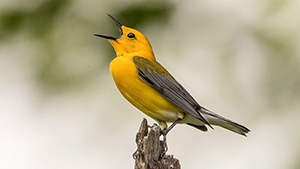
#> input picture aufgabe4/bilder/bird.jpg, 300 x 169 px
$ python seam_carving.py
#> lines starting #> are read from the running program, lines starting #| are printed output that depends on the picture; after the words box and inside, x2 and y2 are one past the last pixel; in counts of white or black regions, pixels touching at a corner belong together
### aufgabe4/mog.py
import numpy as np
import matplotlib.image as mpimage
import matplotlib.pyplot as plt
from scipy import fftpack


# [10 lines left out: function show_image, not called in this run]


def convolution2D(img, kernel):
    """
    Computes the convolution between kernel and image

    :param img: grayscale image
    :param kernel: convolution matrix
    :return: result of the convolution
    """
    # 1.1.1 TODO. Initialisieren Sie das resultierende Bild
    # Codebeispiel: new_img = np.zeros(img.shape)
    new_img = np.zeros(img.shape)                       # in new_img wird das neue Bild geschrieben
    kernel_shape = int(kernel.shape[0] / 2)             # gibt an um wie viel das Bild vergrößert werden muss
    img_edge = np.pad(img, kernel_shape, mode="edge")   # zum rechnen; wird an den rändern vergrößert

    # vergrößertes bild der FFT unterziehen
    img_fft = fftpack.fft2(img_edge)

    # 1.1.2 TODO. Implementieren Sie die Faltung.
    # Achtung: die Faltung (convolution) soll mit beliebig großen Kernels funktionieren.
    # Tipp: Nutzen Sie so gut es geht Numpy, sonst dauert der Algorithmus zu lange.
    # D.h. Iterieren Sie nicht über den Kernel, nur über das Bild. Der Rest geht mit Numpy.

    for i in range(0, img.shape[0]):
        for j in range(0, img.shape[1]):
            # temporärer bildausschnitt wird generiert
            tmp_matrix = img_edge[i : i+kernel.shape[0] , j : j+kernel.shape[0]]

            # multiplikation mit faltung
            mult_mat = np.multiply(tmp_matrix, kernel)
            add_mat = np.sum(mult_mat)

            new_img[i][j] = add_mat

    # Achtung! Achteten Sie darauf, dass wir ein Randproblem haben. Wie ist die Faltung am Rand definiert?
    # Tipp: Es gibt eine Funktion np.pad(Matrix, 5, mode="edge") die ein Array an den Rändern erweitert.
    # 1.1.3 TODO. Returnen Sie das resultierende "Bild"/Matrix

    return new_img


def magnitude_of_gradients(RGB_img):
    """
    Computes the magnitude of gradients using x-sobel and y-sobel 2Dconvolution

    :param img: RGB image
    :return: length of the gradient
    """
    # 3.1.1 TODO. Wandeln Sie das RGB Bild in ein grayscale Bild um.
    img_gray = RGB_img[...,:3]@np.array([0.299, 0.587, 0.114])

    # 3.1.2 TODO: Definieren Sie den x-Sobel Kernel und y-Sobel Kernel.
    kernel_x = np.matrix(
            [[1, 0, -1],
            [2, 0, -2],
            [1, 0, -1]])

    kernel_y = np.matrix(
            [ [1, 2, 1],
            [0, 0, 0],
            [-1, -2, -1]])

    # 3.1.3 TODO: Nutzen Sie sie convolution2D Funktion um die Gradienten in x- und y-Richtung zu berechnen.
    g_x = convolution2D(img_gray, kernel_x)
    g_y = convolution2D(img_gray, kernel_y)

    # 3.1.4 TODO: Nutzen Sie die zwei resultierenden Gradienten um die gesammt Gradientenlängen an jedem Pixel auszurechnen.
    g = np.sqrt(pow(g_x, 2) + pow(g_y, 2))

    return g


# Diese if Abfrage (if __name__ == '__main__':) sorgt dafür, dass der Code nur
# ausgeführt wird, wenn die Datei (mog.py) per python/jupyter ausgeführt wird ($ python mog.py).
# Solltet Ihr die Datei per "import mog" in einem anderen Script einbinden, wird dieser Code übersprungen.
# [74 lines that do not run on import are left out]

    # ------------------------------------------------
    # Nützliche Funktionen:
    # ------------------------------------------------
    # Tipp 1: So können Sie eine Matrix als Bild anzeigen:
    # show_image(gray)

    # Tipp 2: So können Sie eine NxMx3 Matrix als Bild speichern:
    # mpimage.imsave("test.png", img)
    # und so können Sie eine NxM Matrix als grayscale Bild speichern:
    # mpimage.imsave("test.png", gray, cmap="gray")

### aufgabe4/seam_carving.py
import numpy as np
import matplotlib.image as mpimage
import mog as mg

def seam_carve(image, seam_mask):
    """
    Removes a seam from the image depending on the seam mask. Returns an image
     that has one column less than <image>

    :param image:
    :param seam_mask:
    :return: smaller image
    """
    shrunken = image[seam_mask].reshape((image.shape[0],-1,image[...,None].shape[2]))
    return shrunken.squeeze()


def update_global_mask(global_mask, new_mask):
    """
    Updates the global_mask that contains all previous seams by adding the new path contained in new_mask.

    :param global_mask: The global mask (bool-Matrix) where the new path should be added
    :param new_mask: The mask (bool-Matrix) containing a new path
    :return: updated global Mask
    """
    reduced_idc = np.indices(global_mask.shape)[:, ~global_mask][:,new_mask.flat]
    seam_mask = np.ones_like(global_mask, dtype=bool)
    seam_mask[reduced_idc[0],reduced_idc[1]] = False
    return seam_mask


def calculate_accum_energy(energy):
    """
    Function computes the accumulated energies

    :param energy: ndarray (float)
    :return: ndarray (float)
    """
    # 2.1 TODO: Initialisieren Sie das neue resultierende Array
    # Codebeispiel: accumE = np.array(energy)
    accumE = np.array(energy)
    num_rows, num_cols = accumE.shape

    # print("energy: \n",energy)
    # 2.2 TODO: Füllen Sie das Array indem Sie die akkumulierten
    # Energien berechnen (dynamische Programmierung)
    # Tipp: Benutzen Sie das Beispiel aus der Übung zum debuggen

    for i in range(1, num_rows):
        for j in range(0, num_cols):
            j_l = accumE[i-1, max(0, j-1)]              # oberes linkes feld
            j_m = accumE[i-1, j]                        # oberes mittleres feld
            j_r = accumE[i-1, min(num_cols-1, j+1)]     # oberes rechtes feld

            # akkum. Energie = aktuelles Feld + minimalen Wert der oberen 3 Felder
            accumE[i,j] = accumE[i,j] + min(j_l, j_m, j_r)


    # 2.3 TODO: Returnen Sie die die akkumulierten Energien
    return accumE


def create_seam_mask(accumE):
    """
    Creates and returns boolean matrix containing zeros (False) where to remove the seam

    :param accumE: ndarray (float)
    :return: ndarray (bool)
    """
    # 3.1.1 TODO: Initialisieren Sie eine Maske voller True-Werte
    # Codebeispiel: Mask = np.ones(accumE.shape, dtype=bool)
    Mask = np.ones(accumE.shape, dtype=bool)

    # Größe der Matrix bestimmen
    num_rows, num_cols = accumE.shape

    # 3.1.2 TODO: Finden Sie das erste Minimum der akkumulierten Energien.
    # for i in accumE[:,...]:
    # Achtung! Nach welchem Minimum ist gefragt? Wo muss nach dem Minimum gesucht werden?

    # Index des Minimums der letzten Zeile bestimmen
    min_value = np.argmin(accumE[num_rows-1, :])

    # 3.1.3 TODO: Setzten Sie die entsprechende Stelle (np.argmin) in der Maske auf False
    # 3.1.4 TODO: Wiederholen Sie das für alle Zeilen von unten nach oben.
    # Codebeispiel: for row in reversed(range(0, accumE.shape[0])):

    for i in reversed(range(0, num_rows)):
        Mask[i, min_value] = 0              # Minimum FALSE setzen

        j_l = max(0, min_value-1)           # Linker Start vom Suchfenster
        j_r = min(num_cols-1, min_value+1)  # Rechter Start vom Suchfenster

        # Index neues Minimum = Index altes Minimum - 1 + Index des Minimums im Suchfenster
        min_value = min_value - 1 + np.argmin(accumE[i-1, j_l:j_r+1])

    # Achtung! Wieder: Wo muss nach dem nächsten Minimum gesucht werden?
    # Denkt dran, die Minimums müssen benachbart sein. Das schränkt die Suche
    # nach dem nächsten Minimum enorm ein.

    # 3.1.5 TODO: Returnen Sie die fertige Maske
    return Mask


# ------------------------------------------------------------------------------
# Main Bereich
# ------------------------------------------------------------------------------
if __name__ == '__main__':
    # --------------------------------------------------------------------------
    # Initalisierung
    # --------------------------------------------------------------------------
    # lädt das Bild
    img = mpimage.imread('bilder/bird.jpg')  # 'bilder/bird.jpg')
#> img is the input picture: shape (169, 300, 3); mean R, G, B 182.7, 175.1, 145.4

    # erstellt eine globale Maske
    # In der Maske sollen alle Pfade gespeichert werden die herrausgeschnitten wurden
    # An Anfang ist noch nichts herrausgeschnitten, also ist die Maske komplett False
    global_mask = np.zeros((img.shape[0], img.shape[1]), dtype=bool)

    # Parameter einstellen:
    # Tipp: hier number_of_seams_to_remove am Anfang einfach mal auf 1 setzen
    number_of_seams_to_remove = 20

    # erstellet das neue Bild, welches verkleinert wird
    new_img = np.array(img, copy=True)

    # --------------------------------------------------------------------------
    # Der Algorithmus
    # --------------------------------------------------------------------------
    # Für jeden Seam, der entfernt werden soll:
    for idx in range(number_of_seams_to_remove):

        # Aufgabe 1:
        # 1.1 TODO: Berechnen Sie die Gradientenlängen des Eingabe Bildes
        # und nutzen Sie diese als Energie-Werte. Sie können dazu Ihre Funktion
        # aus Aufgabe 1. (mog.py) nutzen. Dazu müssen Sie oben Ihr Skript einfügen:
        # Codebeispiel: from mog import magnitude_of_gradients
        #               energy = magnitude_of_gradients(new_img)
        # Tipp: Als Test wäre eine einfache Matrix hilfreich:
        # energy = np.array(
        #     [[40, 60, 40, 10, 20],
        #     [53.3, 50, 25, 47.5, 40],
        #     [50, 40, 40, 60, 90],
        #     [30, 70, 75, 25, 50],
        #     [65, 70, 30, 30, 10]])

        energy = mg.magnitude_of_gradients(new_img)

        # Aufgabe 2:
        # 2.1 TODO: Implementieren Sie die Funktion calculate_accum_energy.
        # Sie soll gegeben eine Energy-Matrix die akkumulierten Energien berechnen.
        # Codebeispiel: accumE = calculate_accum_energy(energy)
        accumE = calculate_accum_energy(energy)

        # Aufgabe 3:
        # 3.1 TODO: Implementieren Sie die Funktion create_seam_mask.
        # Sie soll gegeben einer akkumulierten Energie-matrix einen Pfad finden,
        # der entfernt werden soll. Der Pfad wird mithilfe einer Maske gespeichert.
        # Beispiel:
        #     Bild                         Maske
        # |. . . / . .|     [[True, True, True, False, True, True],
        # |. . / . . .| --> [True, True, False, True, True, True],
        # |. . \ . . .|     [True, True, False, True, True, True],
        # |. . . \ . .|     [True, True, True, False, True, True]]
        #       Seam
        # Codebeispiel: seam_mask = create_seam_mask(accumE)
        seam_mask = create_seam_mask(accumE)

        # Aufgabe 4:
        # 4.1 TODO: Entfernen Sie den "seam" aus dem Bild mithilfe der Maske und
        # der Funktion seam_carve. Diese Funktion ist vorgegeben und muss nicht
        # implementiert werden.
        # Codebeispiel: new_img = seam_carve(new_img, seam_mask)
        new_img = seam_carve(new_img, seam_mask)

        # Aufgabe 5:
        # 5.1 TODO: Updaten Sie die globale Maske mit dem aktuellen Seam (update_global_mask).
        global_mask = update_global_mask(global_mask, seam_mask)

        # 5.2 TODO: Kopieren Sie das Originalbild und färben Sie alle Pfade, die bisher
        #            entfert wurden, rot mithilfe der globalen Maske
        # Codebeispiel: copy_img[global_mask, :] = [255,0,0]
        copy_img = np.array(img, copy=True)
        copy_img[global_mask, :] = [255,0,0]
#> this loop made 20 passes
#> pass 1, in convolution2D, `img_edge = np.pad(img, kernel_shape, mode="edge")`:
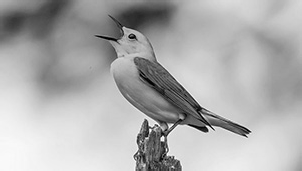
#> img_edge: shape (171, 302) float64; min 0, max 255, mean 174.2
#> pass 1, in magnitude_of_gradients, `g_y = convolution2D(img_gray, kernel_y)`:
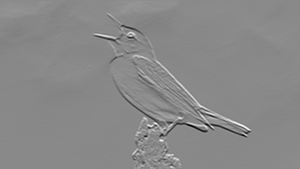
#> g_y: shape (169, 300) float64; min -917.5, max 784.6, mean -2.2; drawn with min black and max white
#> after the loop:
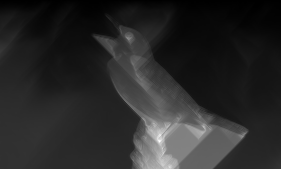
#> accumE: shape (169, 281) float64; min 1.19, max 6671, mean 1074; drawn with min black and max white
#> after the loop:
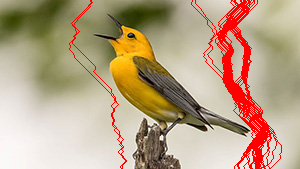
#> copy_img: shape (169, 300, 3); mean R, G, B 186, 161.8, 133.4
#> after the loop:
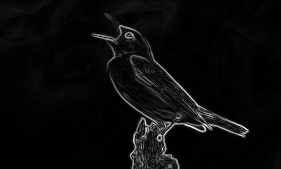
#> energy: shape (169, 281) float64; min 0, max 955.7, mean 39.6; drawn with min black and max white
#> after the loop:
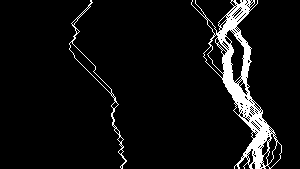
#> global_mask: shape (169, 300) bool; 6.7% white; 2 white regions, box (x1, y1, x2, y2) and area: (191, 0, 282, 169) 3042, (69, 0, 127, 169) 338
#> after the loop:
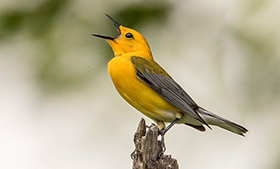
#> new_img: shape (169, 280, 3); mean R, G, B 181.1, 173.4, 143

    # Aufgabe 6:
    # 6.1 TODO: Speichere das verkleinerte Bild
    mpimage.imsave("bilder/a2/new_img.png", new_img)

    # 6.2 TODO: Speichere das Orginalbild mit allen bisher entfernten Pfaden
    mpimage.imsave("bilder/a2/img.png", img)

    # 6.3 TODO: Gebe die neue Bildgröße aus:
    # Codebeispiel: print(idx, " image carved:", new_img.shape)
    print(idx, " image carved:", new_img.shape)
#| 19  image carved: (169, 280, 3)

    # 6.4. TODO: Speichere das resultierende Bild nocheinmal extra.
    mpimage.imsave("bilder/a2/copy_img.png", copy_img)
